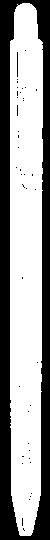
#> input picture BTL1_Pen_Detection_grid-by-grid_Comparison/data/train/binary_22.jpg, 50 x 540 px
$ python save_img-bin_txt.py
#> lines starting #> are read from the running program, lines starting #| are printed output that depends on the picture; after the words box and inside, x2 and y2 are one past the last pixel; in counts of white or black regions, pixels touching at a corner belong together; pictures that were not available may be replaced by others from this repository, and a replacement may not be noted
import numpy as np
from PIL import Image


def load_binary_image(image_path):
    img = Image.open(image_path).convert('L')
    img_array = np.array(img)
    binary_array = (img_array > 246).astype(int)
    return binary_array


def save_binary_array_to_txt(binary_array, output_txt_path):
    # Chuyển đổi mảng thành chuỗi
    binary_string = '\n'.join([''.join(map(str, row)) for row in binary_array])

    # Lưu chuỗi nhị phân vào file .txt
    with open(output_txt_path, 'w') as file:
        file.write(binary_string)
    print(f"Mảng nhị phân đã được lưu vào file '{output_txt_path}'")


def compare_and_save_binary_images(image1_path, image2_path, output_txt1, output_txt2):
    # Load hai ảnh nhị phân
    binary_image1 = load_binary_image(image1_path)
#> in load_binary_image, img is the input picture: PIL image 50x540 L; min 0, max 255, mean 151.5
#> in load_binary_image, `binary_array = (img_array > 246).astype(int)`:
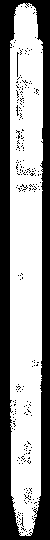
#> binary_array: shape (540, 50) int64; values 0 (black) and 1 (white), 57.7% white; 221 black regions (219 under 20 px), largest, box (x1, y1, x2, y2) and area: (0, 0, 50, 540) 10940, (17, 52, 19, 77) 26
    binary_image2 = load_binary_image(image2_path)
#> call 2 of load_binary_image, with image_path = 'data/train/binary_11.jpg'
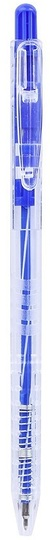
#> input picture BTL1_Pen_Detection_grid-by-grid_Comparison/data/raw/22.jpg, 50 x 540 px, given in place of binary_11.jpg, which was not available
#> in load_binary_image (call 2), `img = Image.open(image_path).convert('L')`:
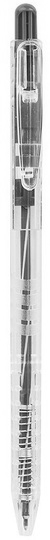
#> img: PIL image 50x540 L; min 21, max 255, mean 209.7
#> in load_binary_image (call 2), `binary_array = (img_array > 246).astype(int)`:
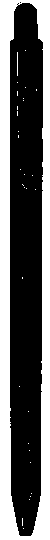
#> binary_array: shape (540, 50) int64; values 0 (black) and 1 (white), 40.3% white; 31 white regions (29 under 20 px), largest, box (x1, y1, x2, y2) and area: (0, 0, 50, 540) 10813, (17, 52, 18, 76) 24

    # Lưu từng mảng nhị phân vào file .txt
    save_binary_array_to_txt(binary_image1, output_txt1)
    save_binary_array_to_txt(binary_image2, output_txt2)

    # So sánh hai mảng
    difference = np.sum(binary_image1 != binary_image2)
#> difference = 26463

    # Trả về số lượng điểm ảnh khác nhau
    print(f"Số lượng điểm ảnh khác nhau: {difference}")
#| Số lượng điểm ảnh khác nhau: 26463


# Sử dụng hàm
image1_path = 'data/train/binary_22.jpg'  # Thay đổi đường dẫn này
image2_path = 'data/train/binary_11.jpg'  # Thay đổi đường dẫn này
output_txt1 = 'data/output1.txt'  # Đường dẫn file .txt lưu ảnh 1
output_txt2 = 'data/output2.txt'  # Đường dẫn file .txt lưu ảnh 2

compare_and_save_binary_images(image1_path, image2_path, output_txt1, output_txt2)
